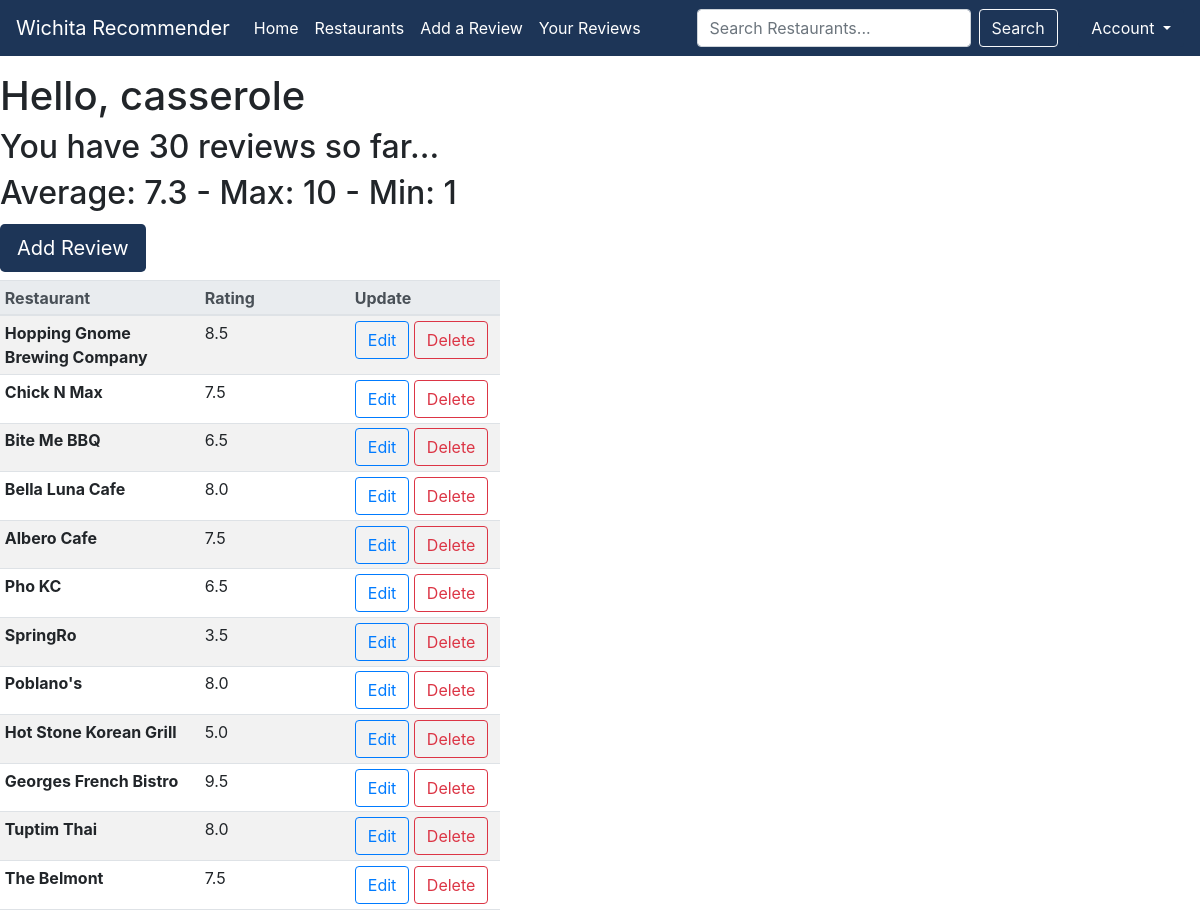
Page /profile/2/ (signed in, upper part) on the earlier database version.
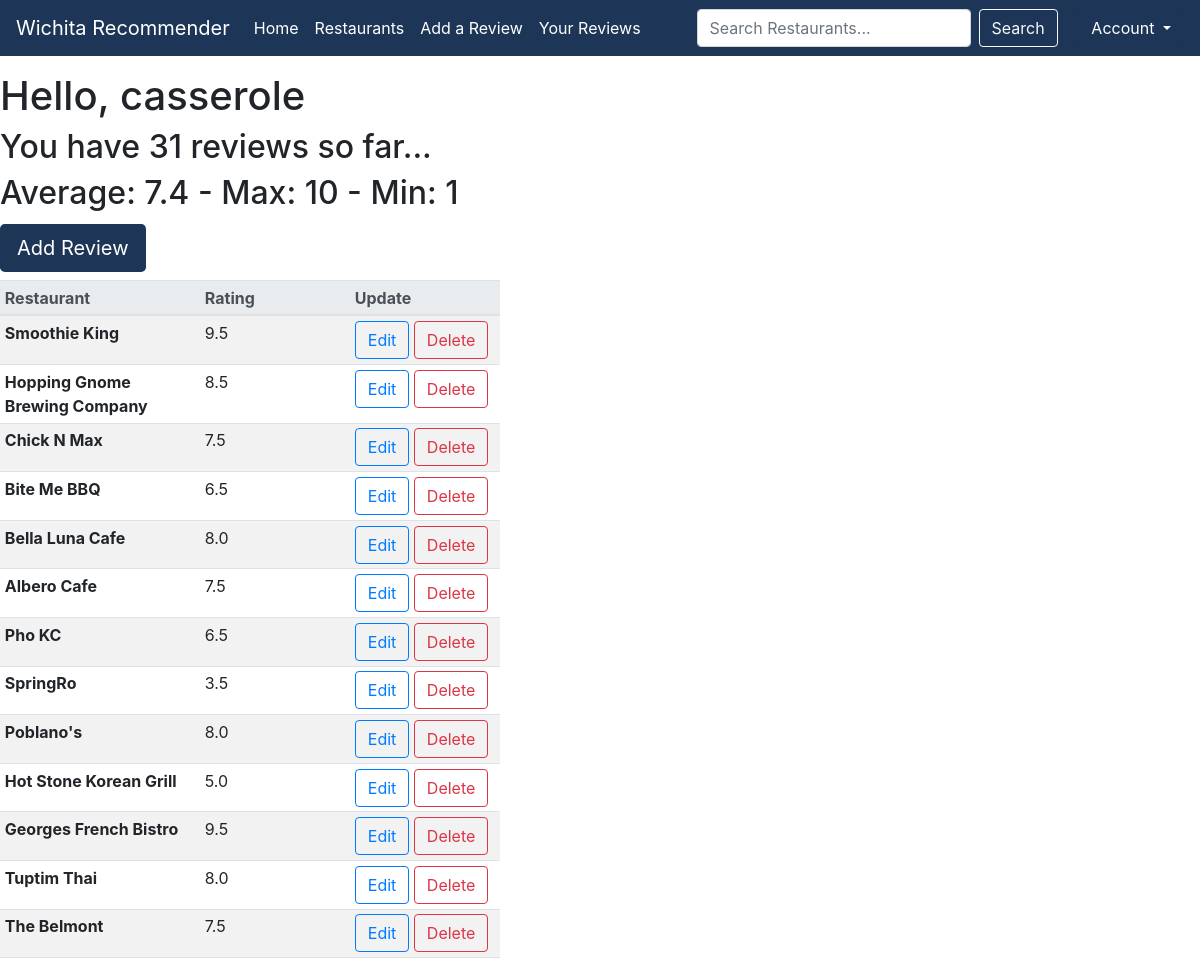
Same page on the later database version.
### restaurants/models.py (models this page shows, shortened)
class Rating(models.Model):
    user = models.ForeignKey(
        User, on_delete=models.CASCADE, null=False)
    restaurant = models.ForeignKey(
        Restaurant, on_delete=models.CASCADE, null=False)
    rating = models.DecimalField(decimal_places=1, max_digits=3)
    review = models.TextField(null=True, blank=True)
    updated = models.DateTimeField(auto_now=True)
    created = models.DateTimeField(auto_now_add=True)
    class Meta:
        ordering = ['-updated', '-created']
        unique_together = [['user', 'restaurant']]

class Restaurant(models.Model):
    name = models.CharField(max_length=100, null=False)
    tags = models.CharField(max_length=50, null=True)
    local_highlight = models.CharField(max_length=500, null=True)
    class Meta:
        db_table = "restaurant"
    def __str__(self):
        return self.name

### restaurants/views.py (the view)
# urls.py: path("profile/<str:pk>/", views.userProfile, name="user-profile"),
@ login_required(login_url="login")
def userProfile(request, pk):
    user = User.objects.get(id=pk)
    ratings = Rating.objects.filter(user=pk)
    rating_count = Rating.objects.filter(user=pk).count()
    rating_avg = Rating.objects.filter(user=pk).aggregate(Avg('rating'))['rating__avg']
    rating_max = Rating.objects.filter(user=pk).aggregate(Max('rating'))['rating__max']
    rating_min = Rating.objects.filter(user=pk).aggregate(Min('rating'))['rating__min']
    context = {'user': user, 'ratings': ratings, 'ratingCount': rating_count, 'ratingAvg': rating_avg, 'ratingMax':rating_max, 'ratingMin':rating_min}
    return render(request, "restaurants/profile.html", context)

### restaurants/templates/restaurants/profile.html (shortened to what this page needs)
{% extends 'restaurants/base.html' %}
{% block content %}
<h1>Hello, {{user}}</h1>
<h2>You have {{ratingCount}} reviews so far...</h2>
<h2>Average: {{ratingAvg|floatformat:1}} - Max: {{ratingMax}} - Min: {{ratingMin}}</h2>
<table class="table table-striped table-sm" style="width:500px;">
    <thead class="thead-light">
      <tr>
        <th scope="col" style="width:200px;">Restaurant</th>
        <th scope="col" style="width:150px;">Rating</th>
        <th scope="col" style="width:150px;">Update</th>
      </tr>
    </thead>
    <tbody>
      {% for rating in ratings %}
      <tr>
        <th scope="row">{{rating.restaurant}}</th>
        <td>{{rating.rating}}</td>
        <td>
          <a
            class="btn btn-outline-primary"
            href="{% url 'update-rating' rating.id %}">Edit</a>
          <a
            class="btn btn-outline-danger"
            href="{% url 'delete-rating' rating.id %}">Delete</a>
        </td>
      </tr>
      {% endfor %}
    </tbody>
    <h1><a class="btn darkBlue btn-lg" href="{% url 'addrating' %}">Add Review</a></h1>
  </table>
{% endblock %}

Differences in the rows shown:
added Rating: restaurant "Smoothie King", rating "9.5"
Other differences:
{{ ratingCount }}: "30" → "31"
{{ ratingAvg|floatformat:1 }}: "7.3" → "7.4"
